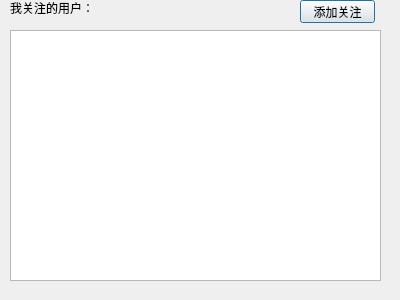
<?xml version="1.0" encoding="UTF-8"?>
<ui version="4.0">
 <class>FocusDialog</class>
 <widget class="QDialog" name="FocusDialog">
  <property name="geometry">
   <rect>
    <x>0</x>
    <y>0</y>
    <width>400</width>
    <height>300</height>
   </rect>
  </property>
  <property name="windowTitle">
   <string>Dialog</string>
  </property>
  <widget class="QTableWidget" name="tableWidget">
   <property name="geometry">
    <rect>
     <x>10</x>
     <y>30</y>
     <width>371</width>
     <height>251</height>
    </rect>
   </property>
  </widget>
  <widget class="QLabel" name="label">
   <property name="geometry">
    <rect>
     <x>10</x>
     <y>0</y>
     <width>81</width>
     <height>16</height>
    </rect>
   </property>
   <property name="text">
    <string>我关注的用户：</string>
   </property>
  </widget>
  <widget class="QPushButton" name="pushButton">
   <property name="geometry">
    <rect>
     <x>300</x>
     <y>0</y>
     <width>75</width>
     <height>23</height>
    </rect>
   </property>
   <property name="text">
    <string>添加关注</string>
   </property>
  </widget>
 </widget>
 <resources/>
 <connections/>
</ui>
